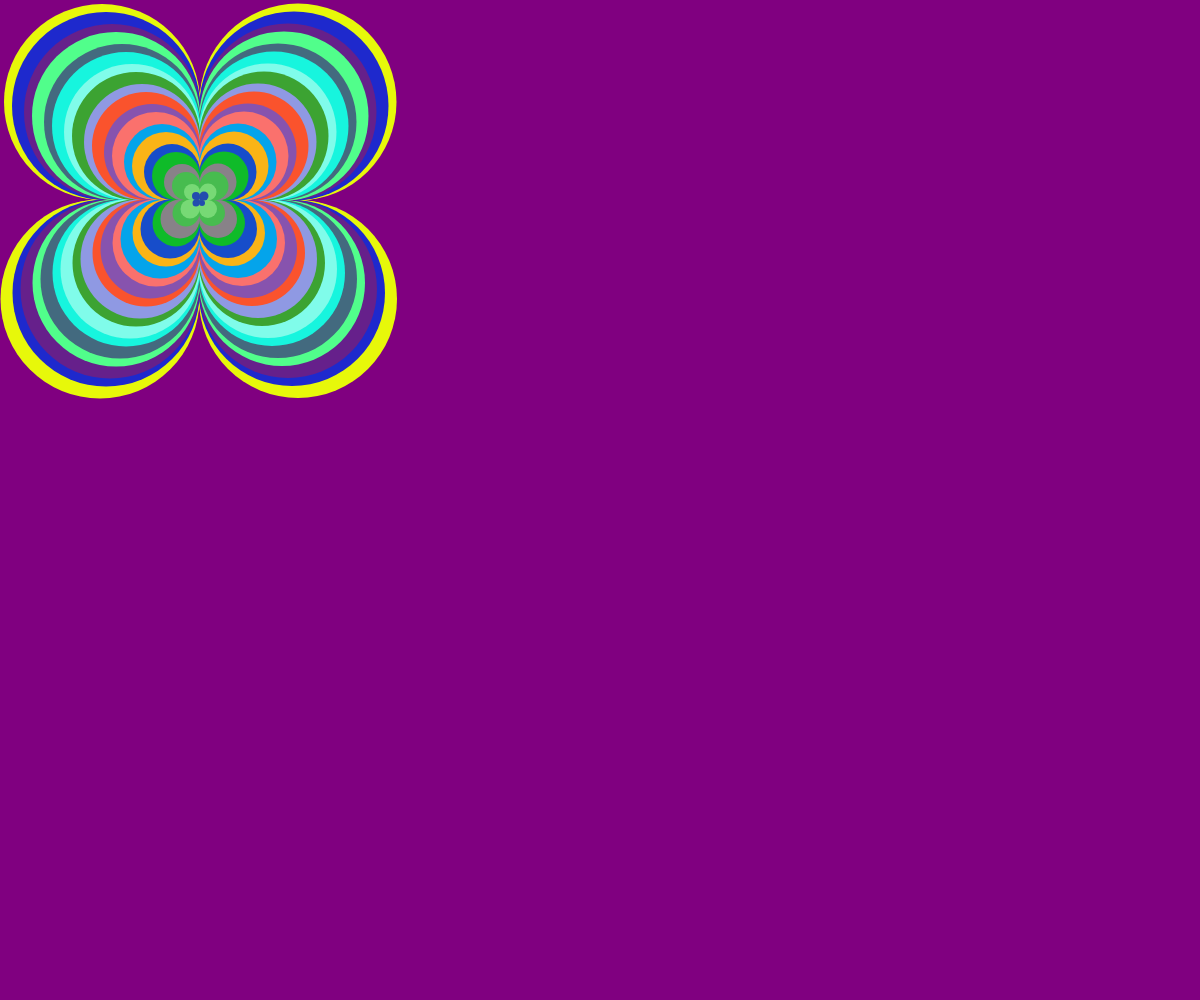
Frame 1 (no input)
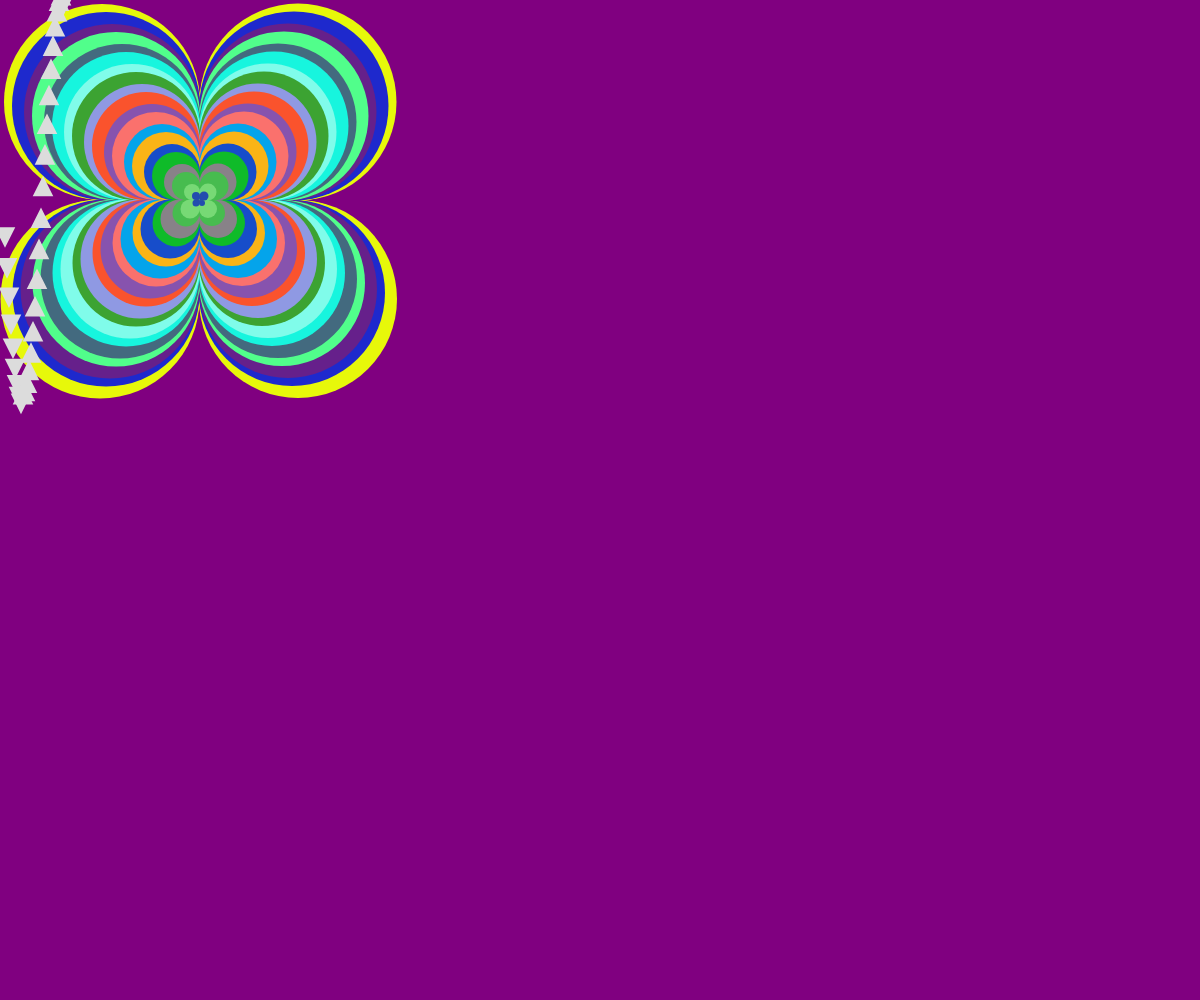
Frame 60 (no input)
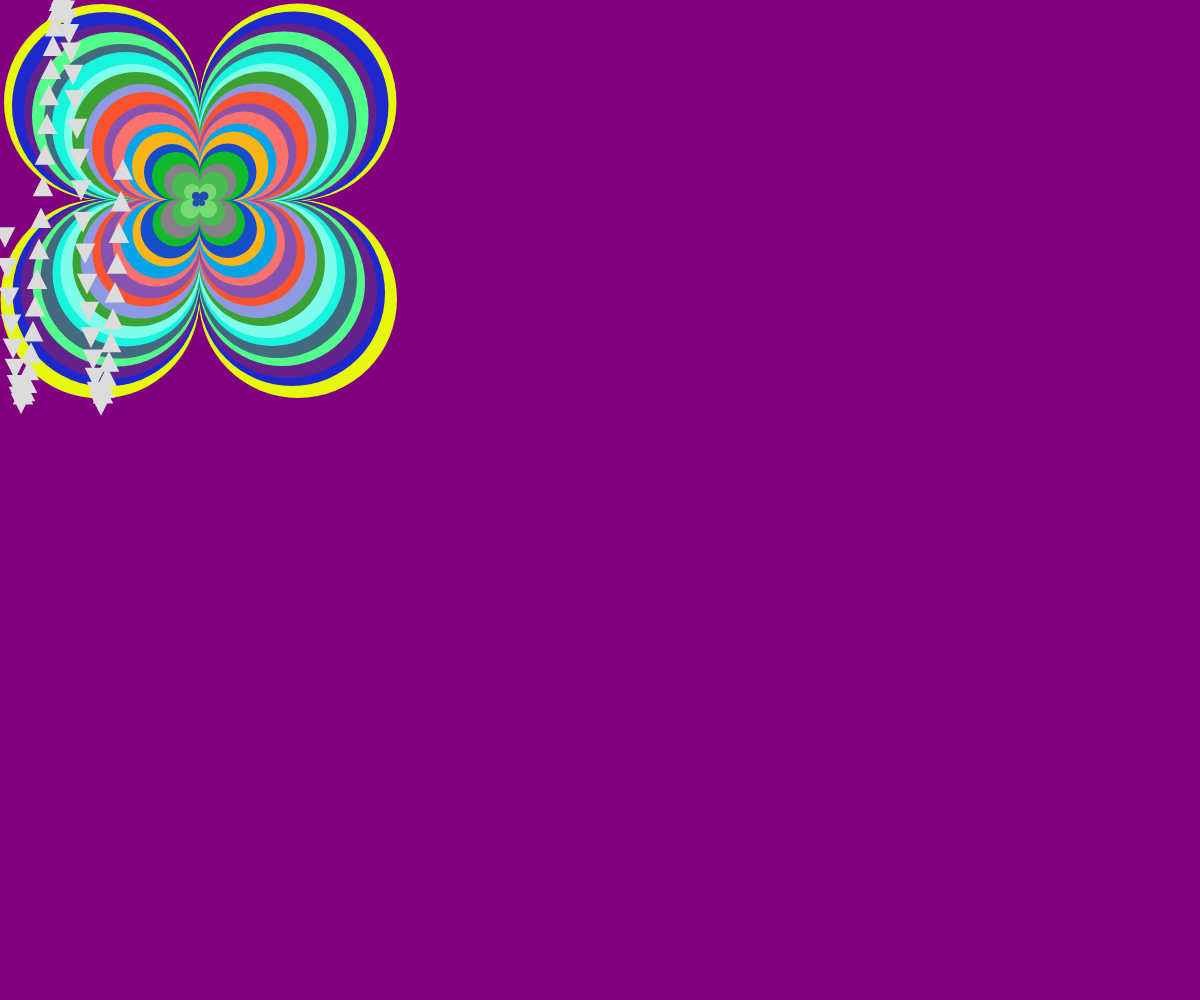
Frame 120 (the mouse pressed at the canvas centre since frame 60)

The p5.js sketch that drew these frames (run headless with seeded random() and noise() and a simulated clock; from frame 60 on, the mouse is pressed at the canvas centre):

// p5.js sketch
// ── sketch.js
let angle = 0;
let rad = 0;
let sinval;
let cosval;
let x = 0;

function setup() {
  createCanvas(windowWidth, windowHeight);
  background(color("purple"));

  for (let cloversize = 200; cloversize >= 10; cloversize -= 10) {
    let myClover = new Clover(
      getRandomInt(0, 255),
      getRandomInt(0, 255),
      getRandomInt(0, 255),
      cloversize
    );
    myClover.draw_clover();
  }

  stroke(220, 220, 220);
}

function getRandomInt(min, max) {
  min = Math.ceil(min);
  max = Math.floor(max);
  return Math.floor(Math.random() * (max - min + 1)) + min;
}

class Clover {
  constructor(redNum, greenNum, blueNum, size) {
    this.redNum = redNum;
    this.greenNum = greenNum;
    this.blueNum = blueNum;
    this.size = size;
  }
  draw_clover() {
    let currx = 200;
    let curry = 200;
    stroke(this.redNum, this.greenNum, this.blueNum);
    for (let i = 0; i < this.size; i++) {
      strokeWeight(i);
      point(currx, curry);
      if (i % 4 == 0) {
        currx += i;
      } else if (i % 4 == 1) {
        curry += i;
      } else if (i % 4 == 2) {
        currx -= i;
      } else if (i % 4 == 3) {
        curry -= i;
      }
    }
  }
}

function draw() {
  x += 1;
  sinval = sin(x / (PI * 4));
  cosval = cos(x / (PI * 4));
  rad = map(sinval, -1, 1, 0, 400);

  if (x % 2 == 0) {
    if (cos(x / (PI * 4)) >= 0) {
      triangle(x, rad, x + 3, rad + 6, x + 6, rad);
    } else {
      triangle(x, rad, x + 3, rad - 6, x + 6, rad);
    }
  }

  x %= 400;
}

function windowResized() { resizeCanvas(windowWidth, windowHeight); }
